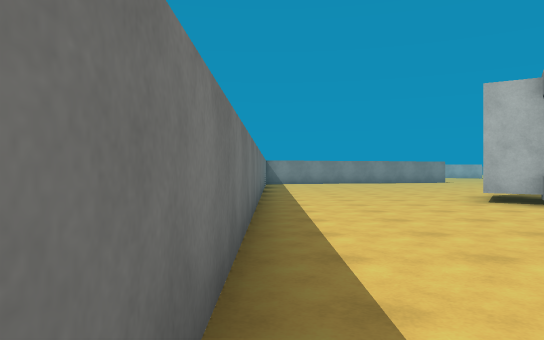
[1] (above)

24 first-person views from a walk through a Unity game level. The camera is 1.2 m above the floor, looks level and sees 70° across. The floor is counted in squares, 2 m on a side. Each view is taken from the middle of a square. On the plan, view 1 faces up. The plan holds only what a view shows up to about 11 squares ahead; the rest is blank. The place goes on beyond the plan. The player character is not drawn. Surface patterns are stand-ins for the level's own textures.

[2]
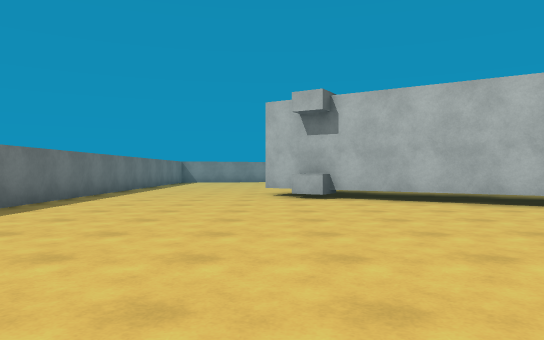

[3]
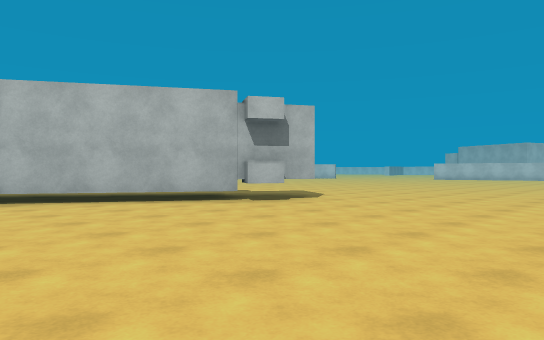

[4]
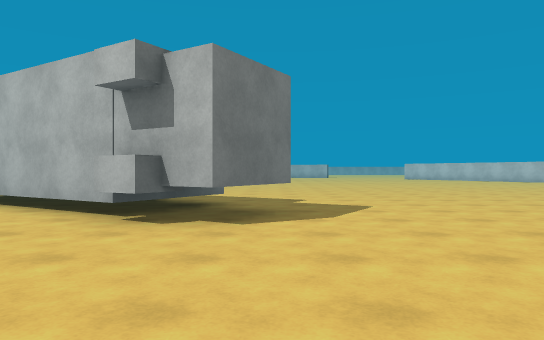

[5]
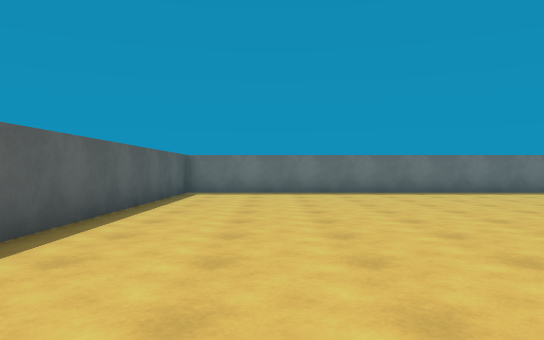

[6]
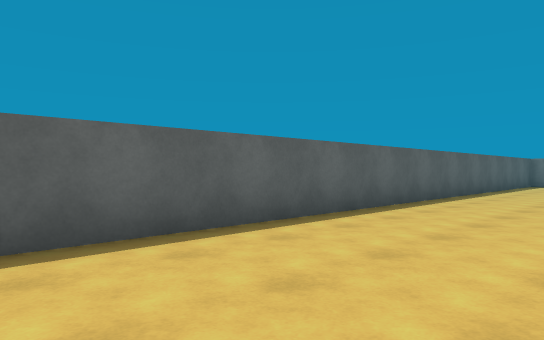

[7]
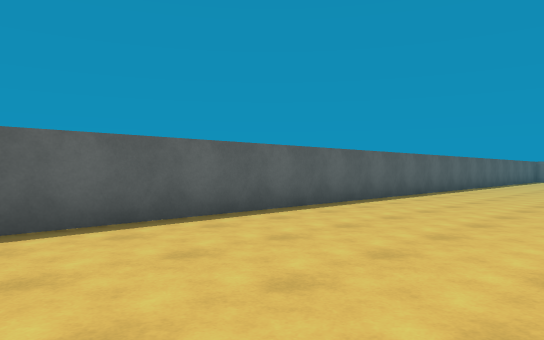

[8]
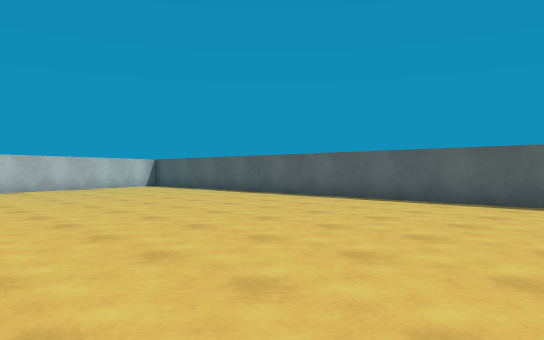

[9]
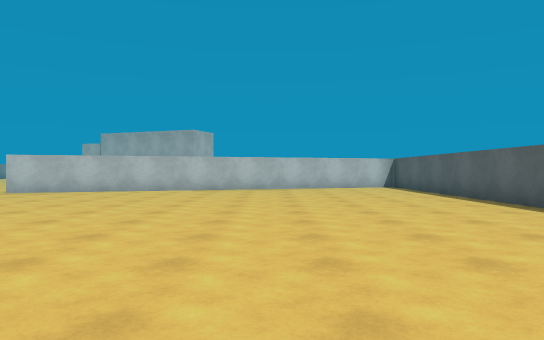

[10]
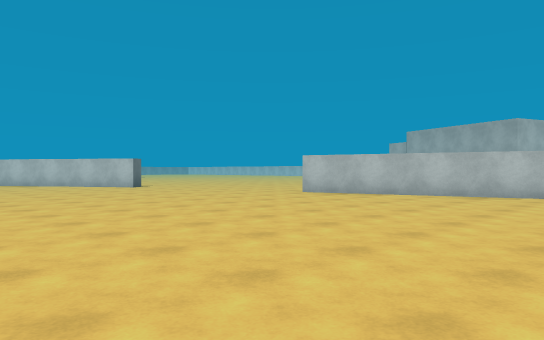

[11]
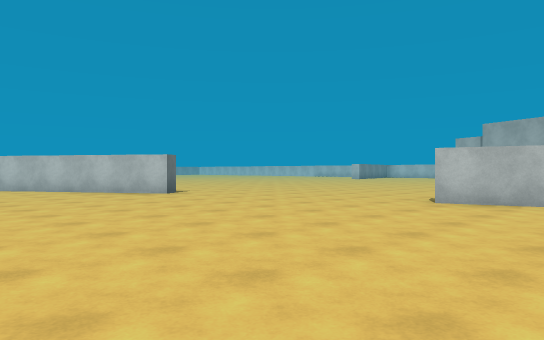

[12]
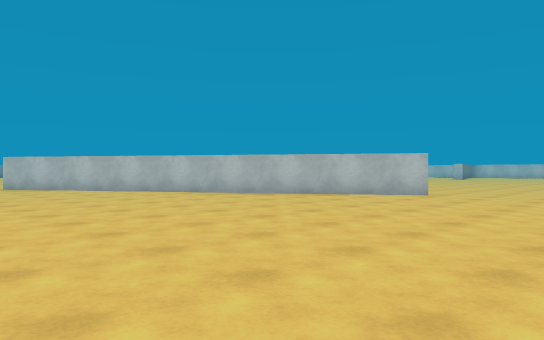

[13]
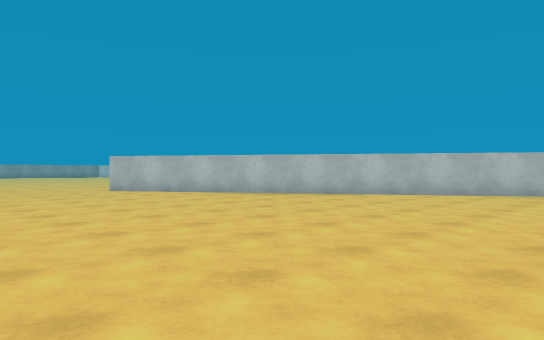

[14]
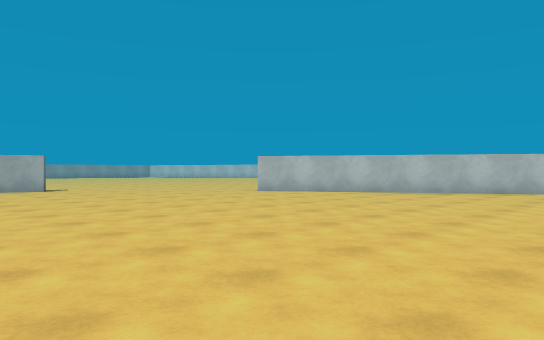

[15]
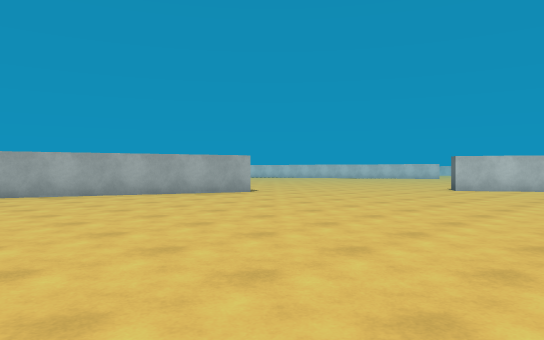

[16]
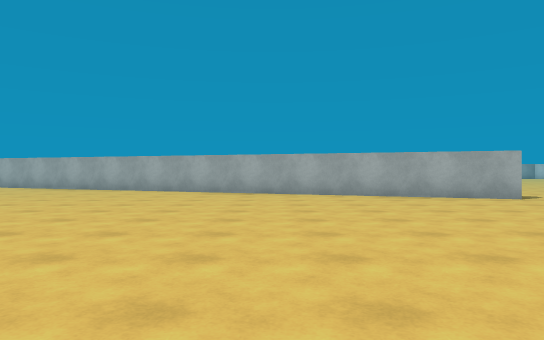

[17]
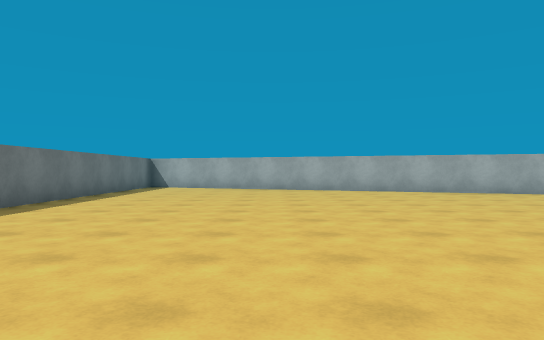

[18]
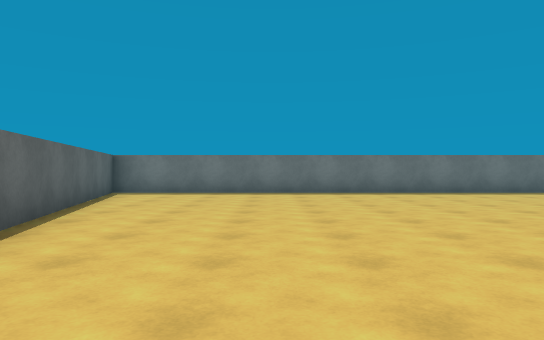

[19]
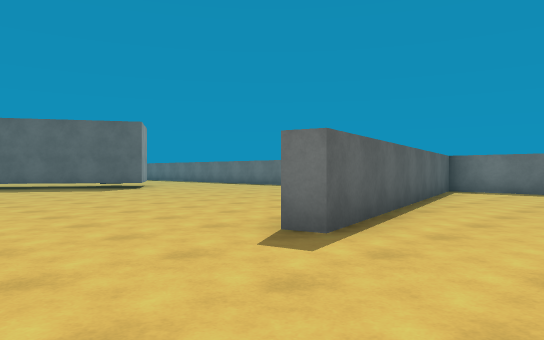

[20]
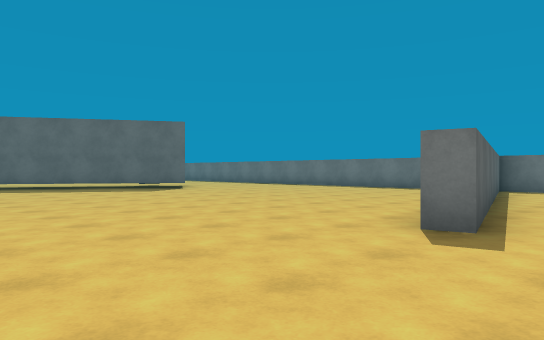

[21]
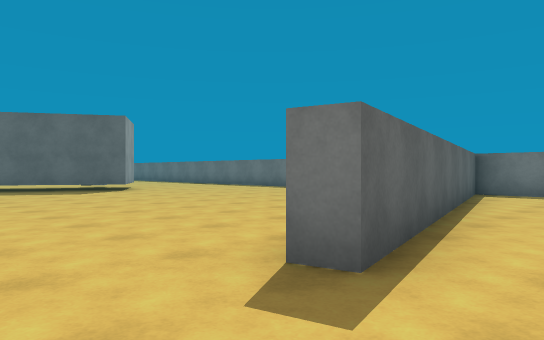

[22]
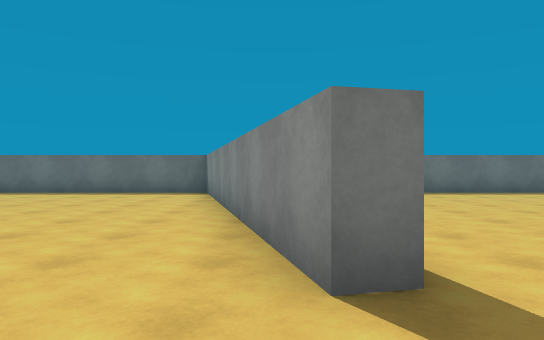

[23]
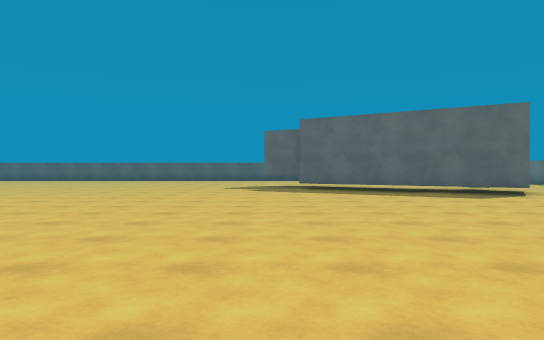

[24]
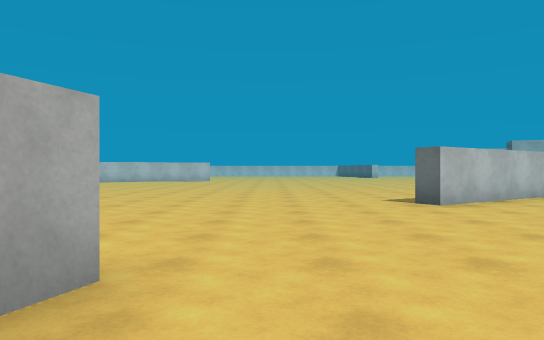

### Floor plan
Key: @ floor where view 1 was taken; # wall or solid block; . floor; T thing the floor can be seen under or through; B block.
Columns run from 1 left of view 1 to 30 right of it. Each row starts with its distance up from view 1.
 31 #.......####           ...
 30 #..........###   .. ......
 29 #............####.........
 28 #...............#.........
 27 #.........................
 26 #.........................
 25 #.........................
 24 #....................##...
 23 #.....................# ..
 22 #.....................##
 21 #......................#
 20 #......................##
 19 #.......................##
 18 #....#####...............#
 17 ######...................##
 16 #.........................##
 15 #..........................#
 14 #..........................#...
 13 #...............................
 12 #...............................
 11 #...............................
 10 #...............................
  9 #...................  ..........
  8 #.....TT............  ........#
  7 #....TT TT..........  ........#
  6 #.....BTT  T......    ........#
  5 #........TTT.....     ........##
  4 #.........BTT....  ............#
  3 #................  ............#
  2 #................. ............#
  1 #...............................
  0 #@..............................
 -1 #..............................
 -2 #..............................
 -3 #..............................
 -4 ###############################

Positions as (right, up) in squares from view 1, and headings:
1: (0, 0), facing up
2: (4, -2), facing up
3: (4, -2), facing up-right
4: (11, -1), facing up
5: (10, -1), facing left
6: (16, 0), facing down-left
7: (22, 1), facing down-left
8: (18, 4), facing down-right
9: (18, 1), facing right
10: (20, 1), facing up-right
11: (21, 5), facing up-right
12: (17, 10), facing up-right
13: (15, 13), facing up-right
14: (12, 16), facing up-right
15: (8, 20), facing up-right
16: (10, 20), facing up
17: (4, 20), facing up
18: (10, 21), facing left
19: (11, 21), facing down-left
20: (12, 20), facing down-left
21: (10, 20), facing down-left
22: (10, 18), facing left
23: (11, 18), facing down
24: (13, 27), facing right
